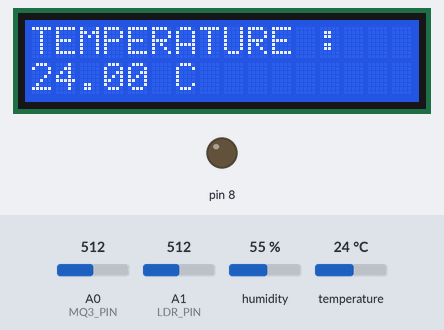
The sketch below on a simulated Arduino Uno, built with avr-gcc and run on an emulated ATmega328P. On the bench: 16×2 character LCD, output pins drawn as LEDs (lit = HIGH). The test bench sets the inputs (shaded band); at power-on: humidity 55 %, A0 (MQ3_PIN) = 512, temperature 24 °C, A1 (LDR_PIN) = 512.

Above: at 2.2 s.
2.3 s: humidity set to 22 %
At 4.5 s:
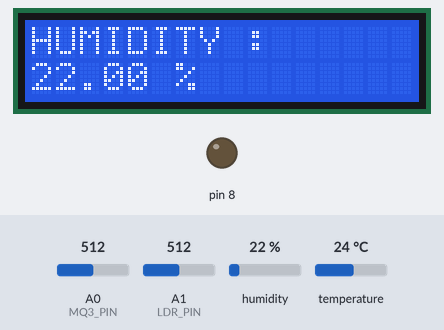
12.6 s: A0 (MQ3_PIN) set to 290
At 17.6 s:
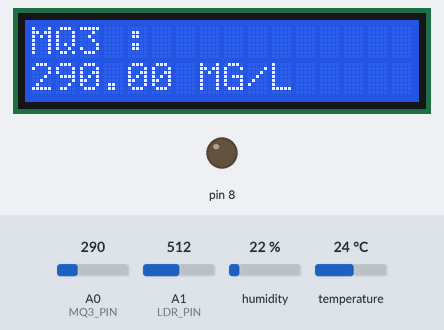
20.7 s: temperature set to 33 °C
At 25.9 s:
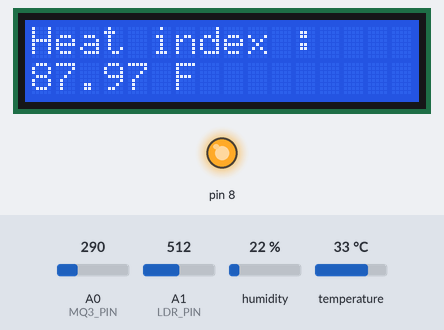
32.8 s: humidity set to 68 %
At 34.5 s:
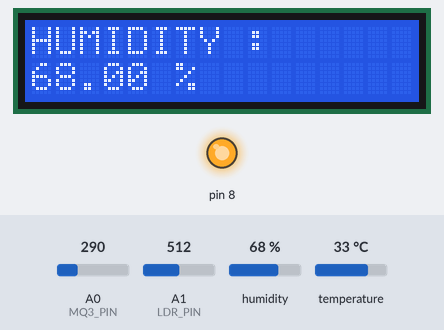
46.8 s: A1 (LDR_PIN) set to 716
At 50.5 s:
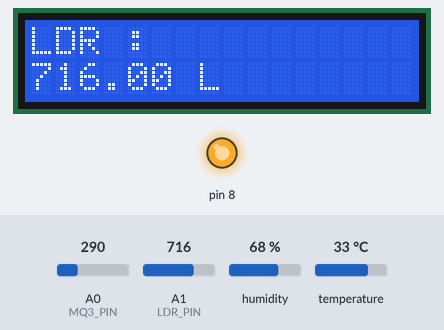
53.0 s: A0 (MQ3_PIN) set to 306
At 58.9 s:
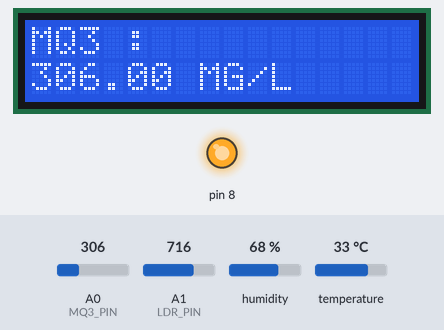
Timing chart, 0 to 62.1 s (numbered marks = the images above; inputs shaded):
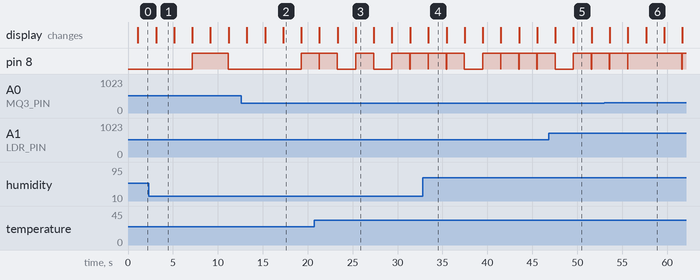

The sketch:

Food_Monitoring.ino
```cpp
#include "DHT.h"
#include <LiquidCrystal.h>
LiquidCrystal lcd(12, 11, 5, 4, 3, 2);
#define DHTPIN 7
#define MQ3_PIN A0
#define LDR_PIN A1
#define DHTTYPE DHT11

DHT dht(DHTPIN, DHTTYPE);

void setup() {
     dht.begin();
//  Serial.begin(115200);
  lcd.begin(16, 2);
  pinMode(8,OUTPUT);
  digitalWrite(8,LOW);
  //Serial.println("DHT11 test!");
   lcd.clear();
   lcd.print("TEMPERATURE :");
   lcd.setCursor(0,1);
   delay(1000);
   }

void loop() {
  float t = dht.readTemperature();
lcd.clear();
  lcd.print("TEMPERATURE :");
  lcd.setCursor(0,1);
  lcd.print(t);
  lcd.print(" C");
  if(t>31)//If the temperature is above 90 °F, food should not be left out more than 1 hour.
  {
    digitalWrite(8,HIGH);
  }
  delay(2000);
  digitalWrite(8,LOW);

  float h = dht.readHumidity();
  lcd.clear();
  lcd.print("HUMIDITY :");
  lcd.setCursor(0,1);
  lcd.print(h);
  lcd.print(" %");
if(h>42)//A few fruits and vegetables require cool temperatures between 40 and 50 Fahrenheit with high humidity for their storage.
  {
    digitalWrite(8,HIGH);
  }
  delay(2000);
  digitalWrite(8,LOW);
  // Read temperature as Celsius
   // Read temperature as Fahrenheit
  float f = dht.readTemperature(true);
  float hi = dht.computeHeatIndex(f, h);

  lcd.clear();
  lcd.print("Heat index :");
  lcd.setCursor(0,1);
  lcd.print(hi);
  lcd.print(" F");
if(f>83)
  {
    digitalWrite(8,HIGH);
  }
  delay(2000);
  digitalWrite(8,LOW);
  float m=analogRead(MQ3_PIN);
  lcd.clear();
  lcd.print("MQ3 :");
  lcd.setCursor(0,1);
  lcd.print(m);
  lcd.print(" MG/L");
if(m>300)
  {
    digitalWrite(8,HIGH);
  }
  delay(2000);
  digitalWrite(8,LOW);
  float l = analogRead(LDR_PIN);
  lcd.clear();
  lcd.print("LDR :");
  lcd.setCursor(0,1);
  lcd.print(l);
  lcd.print(" L");
if(l>300)
  {
    digitalWrite(8,HIGH);
  }
  delay(2000);
  digitalWrite(8,LOW);
  if (isnan(h) || isnan(t) || isnan(f) || isnan(m) || isnan(l)) {
    Serial.println("Failed to read from sensors!");
    return;
  }


  Serial.print("Humidity: ");
  Serial.print(h);
  Serial.print(" %\t");
  Serial.print("Temperature: ");
  Serial.print(t);
  Serial.print(" *C ");
  Serial.print(f);
  Serial.print(" *F\t");
  Serial.print("Heat index: ");
  Serial.print(hi);
  Serial.println(" *F");
  Serial.print("Sensor Value: ");
  Serial.println(m);
  Serial.print("LDR ");
  Serial.println(l);

}
```

Measured:
- after the input at 12.6 s, pin 8: LOW → HIGH after 6.7 s instead of 4.7 s
- what the display in image 1 shows lasts 2.1 s, from 3.1 s to 5.2 s
